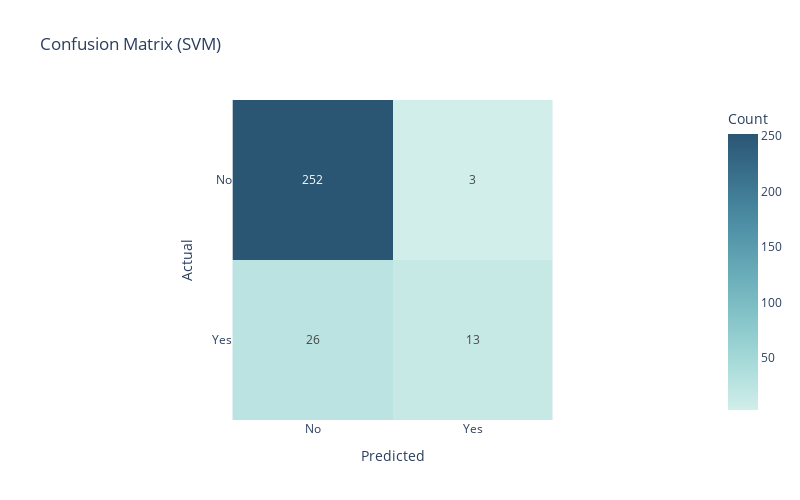

The code cell stored with this chart in its notebook:
### Code cell
px.imshow(cm_tuned, labels=dict(x="Predicted", y="Actual", color="Count"),
          x=['No', 'Yes'], y=['No', 'Yes'], color_continuous_scale='Teal', 
          title='Confusion Matrix (SVM)', 
          width=800, height=500,
          text_auto=True)

### Figure 1 — Plotly figure (JSON) as saved in the notebook; plotly's stock layout.template omitted (floating-point values rounded to 4 significant figures)
{"data": [{"coloraxis": "coloraxis", "hovertemplate": "Predicted: %{x}<br>Actual: %{y}<br>Count: %{z}<extra></extra>", "name": "0", "texttemplate": "%{z}", "type": "heatmap", "x": ["No", "Yes"], "xaxis": "x", "y": ["No", "Yes"], "yaxis": "y", "z": [[252, 3], [26, 13]]}], "layout": {"coloraxis": {"colorbar": {"title": {"text": "Count"}}, "colorscale": [[0, "rgb(209, 238, 234)"], [0.1667, "rgb(168, 219, 217)"], [0.3333, "rgb(133, 196, 201)"], [0.5, "rgb(104, 171, 184)"], [0.6667, "rgb(79, 144, 166)"], [0.8333, "rgb(59, 115, 143)"], [1, "rgb(42, 86, 116)"]]}, "height": 500, "title": {"text": "Confusion Matrix (SVM)"}, "width": 800, "xaxis": {"anchor": "y", "constrain": "domain", "domain": [0, 1], "scaleanchor": "y", "title": {"text": "Predicted"}}, "yaxis": {"anchor": "x", "autorange": "reversed", "constrain": "domain", "domain": [0, 1], "title": {"text": "Actual"}}}}
